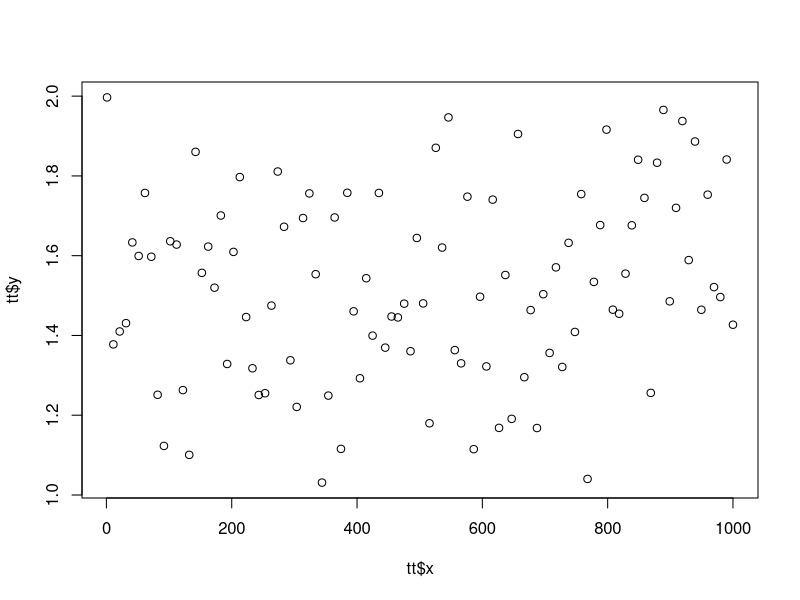
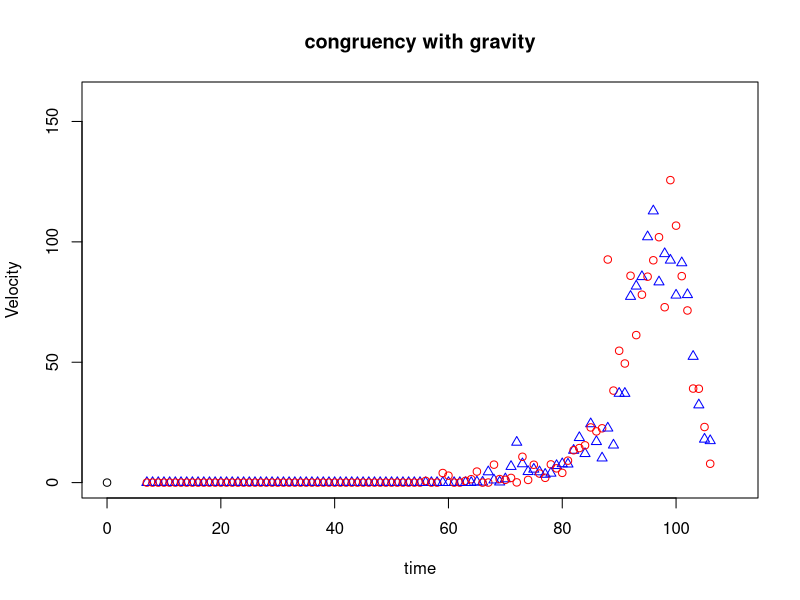
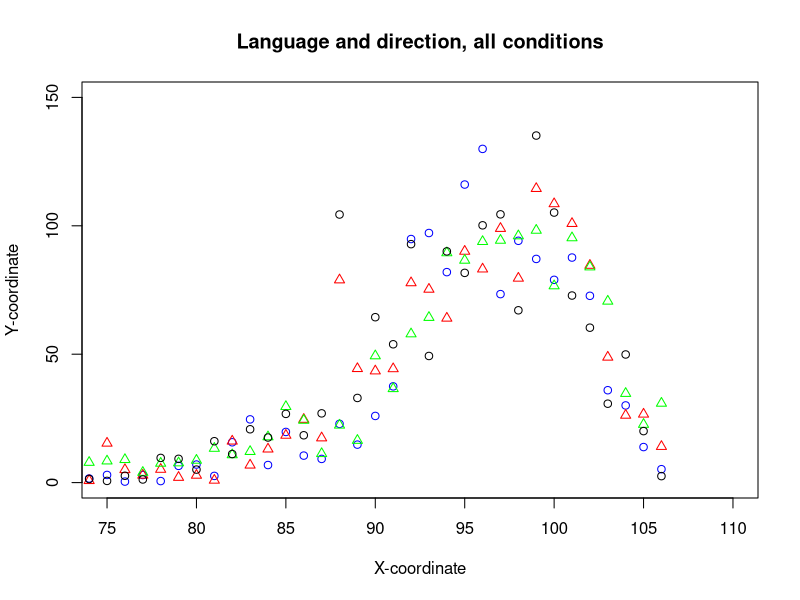

Recreate these plots in R, in order.

######################## Simple interpolation pedegogy ###############
#random variable, 1000 points
t <- runif(1000,1,2)
#compress, smooth, interpolate to 100 points
#note this provides two variables, an $x variable 
#(think of this at each point captured) 
#and then your converted variable $y
tt<- approx(t,n=100)
#plot that shit
plot(tt$x,tt$y)
#########################################################################################################

data = read.table('exp1_mousetrack_velocity.csv', sep=',', header=FALSE) #note this is velocity data
colnames(data) = list('subject','trial','dirs','lang','xrng','rt')

####################### #### creating variables #### ######################################
data$gravity = 0
data[(data$dirs==1 & data$lang==1),]$gravity=0 # incongruent
data[(data$dirs==1 & data$lang==0),]$gravity=1 #congruent
data[(data$dirs==0 & data$lang==1),]$gravity=1 #congruent 
data[(data$dirs==0 & data$lang==0),]$gravity=0 #incongruent 

data$language = 0
data[data$lang==1,]$language = 'forward'
data[data$lang==0,]$language = 'backward'

data$direct=0
data[data$dirs==1,]$direct = 'up'
data[data$dirs==0,]$direct = 'down'

############################################ plots for velocity data ####################################
### congruent v incongruent ###
library(lme4) 
plot(0,0,xlim=c(0,110),ylim=c(0,160),xlab='time',ylab='Velocity' , main='congruency with gravity')
attach(data)
ps = c();
for (i in 6:106){
  yhigh = mean(data[data$gravity==1 ,i]) #congruent
  ylow = mean(data[data$gravity==0,i]) #incongruent
  
  points(i,yhigh,pch=2,col='blue') #congruent
  points(i,ylow,pch=1,lty="solid",type="b",col='red') #incongruent
  
  lmo = lm(data[,i]~gravity,data=data)    
  coefs =data.frame(summary(lmo)$coefficients)    
  coefs$p = 2*(1-pnorm(abs(coefs$t.value)))
  ps = c(ps,coefs$p[2]) 
}
points((ps>.05)*(-250)-150,1:length(ps),cex=1,pch=8)
#points((ps<.05),1:length(ps),cex=1,pch=8) #??????


#########################################################################################################
### all conditions ####

plot(0,0,xlim=c(75,110),ylim=c(0,150),xlab='X-coordinate',ylab='Y-coordinate' , main='Language and direction, all conditions')
for (i in 6:106){
  yhigh = mean(data[data$lang==1&data$dirs==0 ,i]) #forward and down - congruent
  ylow = mean(data[data$lang==1&data$dirs==1,i]) #forward up- incongruent
  yl = mean(data[data$lang==0&data$dirs==1 ,i]) #backward up - congruent
  yh = mean(data[data$lang==0&data$dirs==0 ,i]) #backward down - incongruent 
  
  points(i,yhigh,pch=1,col='blue') #forward and down - congruent
  points(i,ylow,pch=2,col='red') #forward up- incongruent
  points(i,yl,pch=2,col='green') #backward up - congruent
  points(i,yh,pch=1, lty="solid", col='black') #backward down - incongruent 
}

